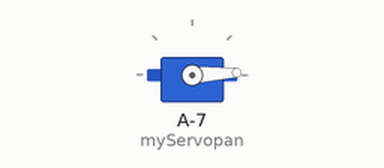
Simulated run of this sketch. Board: ATtiny85, built with avr-gcc and run on an emulated ATtiny85. Parts: servo.

Above: at 0.05 s.
At 1.35 s:
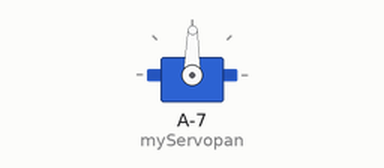
At 2.65 s:
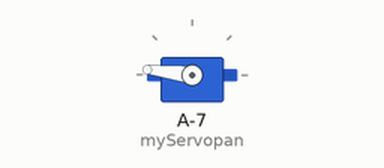
At 5.25 s:
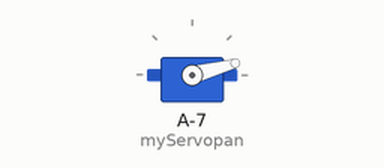
Timing chart, 0 to 7.1 s (numbered marks = the images above):
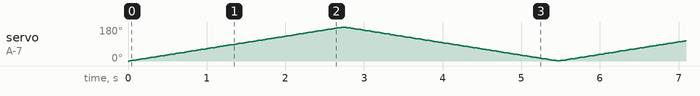

The sketch:

SerialServo.ino
```cpp
#include<SoftwareServo.h>

SoftwareServo myServopan; //create a servo object.
int angle = 0;
void setup()
{
myServopan.attach(7); //attach the servo to pin 3
myServopan.write(angle);
}
//sweep the servo
void loop()
{
// scan from 0 to 180 degrees
for(angle = 0; angle < 180; angle++)
{
myServopan.write(angle);
delay(15);
SoftwareServo::refresh();
}
// now scan back from 180 to 0 degrees
for(angle = 180; angle > 0; angle--)
{
myServopan.write(angle);
delay(15);
SoftwareServo::refresh();
}
}
```
